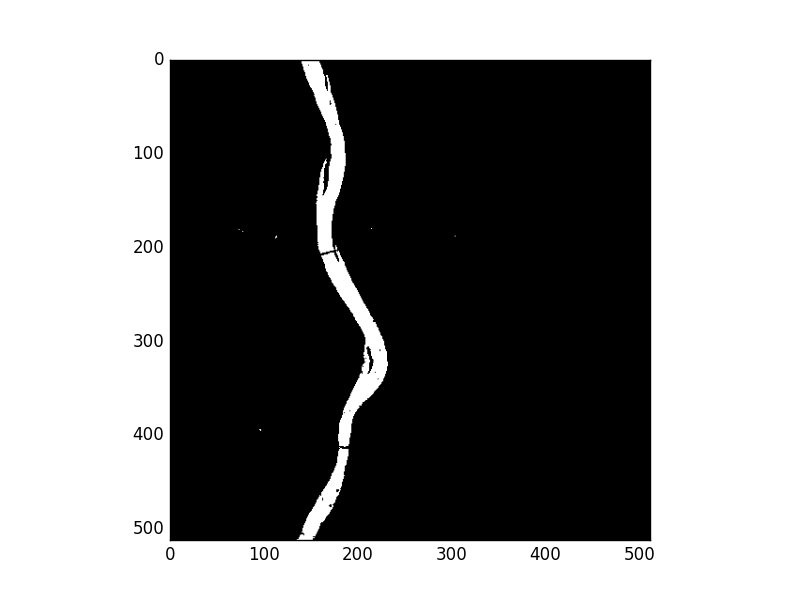
#> input picture classify-pixels/images/bayes-0.3.png, 800 x 600 px
$ python median_filter.py ../classify-pixels/images/bayes-0.3.png 5 1.0 1.0   (Python 2 division)
#> lines starting #> are read from the running program, lines starting #| are printed output that depends on the picture
#> further down, img is the input picture: shape (600, 800, 4) float32; mean R, G, B, A 0.531, 0.531, 0.531, 1
import numpy as np
from matplotlib.pylab import imread, imshow, subplot, title, show, get_cmap, imsave
import sys

def median(lst):
    sortedLst = sorted(lst)
    lstLen = len(lst)
    index = (lstLen - 1) / 2
    return sortedLst[index]

def get_median(arr, row, col, window):
	red = []
	green = []
	blue = []
	for r in range(max(0,row-window), min(arr.shape[0], row+window)):
		for c in range(max(0,col-window), min(arr.shape[1], col+window)):
			red.append(arr[r][c][0])
			green.append(arr[r][c][1])
			blue.append(arr[r][c][2])
	return([median(red), median(green), median(blue)])

def add_noise(image, mean, var):
#> called with mean = 1, var = 1
	row,col,ch= image.shape
#> row = 600; col = 800; ch = 4
	if var == 0:
		return image + (mean + np.zeros(image.shape))
	sigma = var**0.5
	gauss = np.random.normal(mean,sigma,(row,col,ch))
	gauss = gauss.reshape(row,col,ch)
	noisy = image + gauss
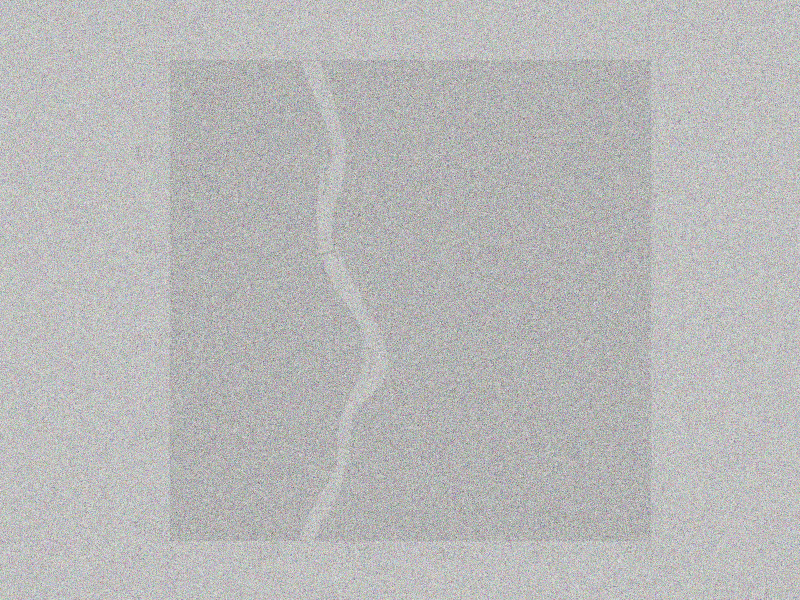
#> noisy: shape (600, 800, 4) float64; mean R, G, B, A 1.53, 1.53, 1.53, 2; transparent parts drawn white
	noisy[noisy > 1] = 1
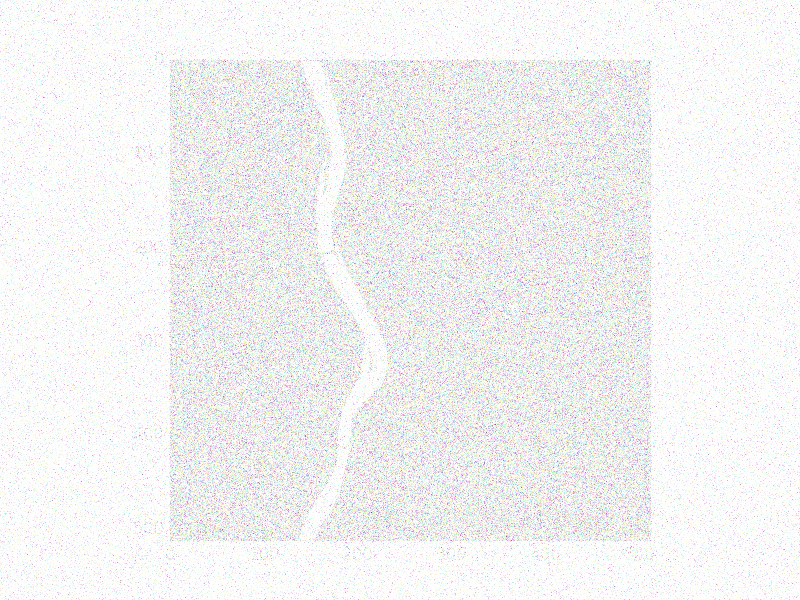
#> noisy: shape (600, 800, 4) float64; mean R, G, B, A 0.769, 0.769, 0.769, 0.917; transparent parts drawn white
	noisy[noisy < 0] = 0
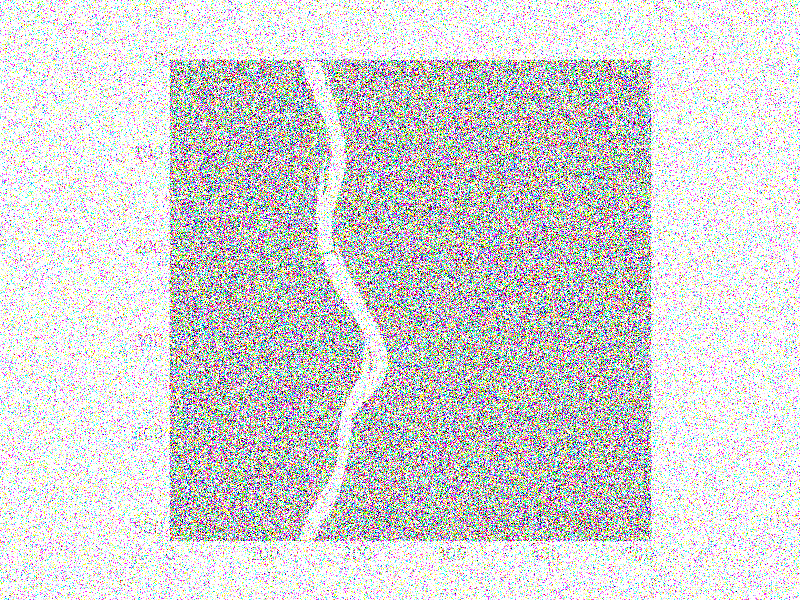
#> noisy: shape (600, 800, 4) float64; mean R, G, B, A 0.813, 0.812, 0.812, 0.925; transparent parts drawn white
 	return noisy

def median_filter(image, window):
#> called with window = 5
	new = []
	for r in range(image.shape[0]):
		arr = []
		for c in range(image.shape[1]):
			arr.append(get_median(image, r, c, window))
		new.append(arr)
	return np.array(new)

if len(sys.argv) != 5:
    print "Invalid number of arguments!\nUsage: \npython ", sys.argv[0], " <IMAGE_PATH> <WINDOW_SIZE> <NOISE_MEAN> <NOISE_VARIANCE>\n"
    quit()

img = imread(sys.argv[1])
window = int(sys.argv[2])
noise_mean = float(sys.argv[3])
noise_var = float(sys.argv[4])
if (noise_var < 0 or window < 0):
	print "Variance and window size cannot be negative!\n"
	quit()
noisy = add_noise(img, noise_mean, noise_var)
#> (the run stopped early here; a loop or call above may not have finished)
